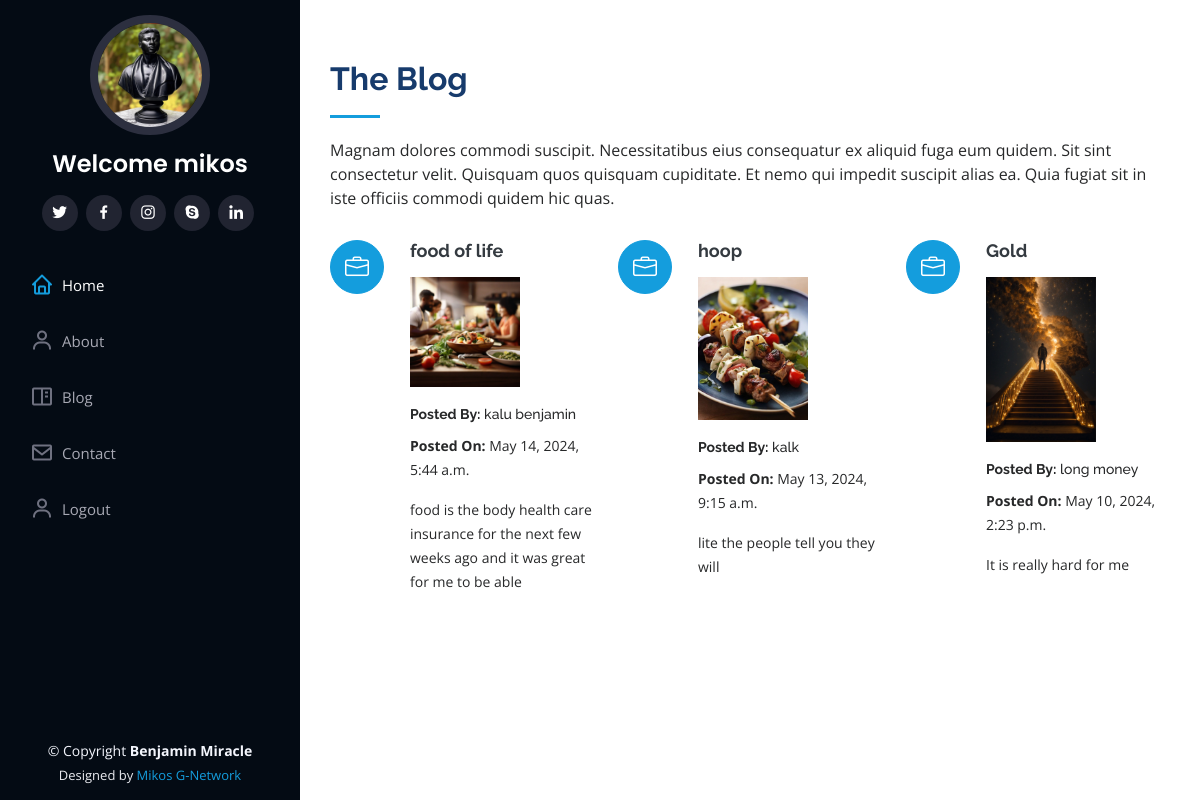
The app's page /blog (signed in) with its own data.
### portfolio/models.py (models this page shows, shortened)
class Blogs(models.Model):
    title=models.CharField(max_length=60)
    description=models.TextField()
    authname=models.CharField(max_length=15)
    img=models.ImageField(upload_to='blog',blank=True, null=True)
    timeStamp=models.DateTimeField(auto_now_add=True)

### portfolio/views.py (the view)
# urls.py: path('blog', views.handleblog, name="handleblog"),
def handleblog(request):
    posts=Blogs.objects.all()
    context={"posts": posts}
    return render(request, "blog.html", context)

### templates/blog.html (shortened to what this page needs)
{% extends "basic.html" %}
{% block body %}
  {% load static %}
    <section id="services" class="services">
        <div class="container">
          <div class="section-title">
            <h2>The Blog</h2>
            <p>Magnam dolores commodi suscipit. Necessitatibus eius consequatur ex aliquid fuga eum quidem.
                Sit sint consectetur velit. Quisquam quos quisquam cupiditate. Et nemo qui impedit suscipit
                alias ea. Quia fugiat sit in iste officiis commodi quidem hic quas.</p>
          </div>
          <div class="row">
            {% for post in posts reversed %}
                <div class="col-lg-4 col-md-6 icon-box" data-aos="fade-up">
                  <div class="icon"><i class="bi bi-briefcase"></i></div>
                  <h4 class="title"><a href=""> {{post.title}}</a></h4>
                  <div class="col-lg-5 title" data-aos="fade-right">
                    <img src="{{post.img.url}}" class="img-fluid" alt="no-image">
                  </div>
                  <h6 class="description"><b>Posted By:</b>  {{post.authname}}</h6>
                  <p class="description"><b>Posted On:</b>  {{post.timeStamp}}</p>
                  <p class="description">  {{post.description}}</p>
                </div>
            {% endfor %}
          </div>
        </div>
      </section>
{% endblock body %}

### templates/basic.html (shortened to what this page needs)
{% load static %}
<!DOCTYPE html>
<html lang="en">
<head>
  <link href="{% static 'assets/vendor/aos/aos.css' %}" rel="stylesheet">
  <link href="{% static 'assets/vendor/bootstrap/css/bootstrap.min.css'%}" rel="stylesheet">
  <link href="{% static 'assets/vendor/bootstrap-icons/bootstrap-icons.css'%}" rel="stylesheet">
  <link href="{% static 'assets/vendor/boxicons/css/boxicons.min.css'%}" rel="stylesheet">
  <link href="{% static 'assets/vendor/glightbox/css/glightbox.min.css'%}" rel="stylesheet">
  <link href="{% static 'assets/vendor/swiper/swiper-bundle.min.css'%}" rel="stylesheet">
  <link href="{% static 'assets/css/style.css'%}" rel="stylesheet">
</head>
<body>
  <header id="header">
    <div class="d-flex flex-column">
      <div class="profile">
        <img src="{% static 'assets/img/IMG_0468.PNG'%}" alt="" class="img-fluid rounded-circle">
        <h1 class="text-light"><a href="index.html">Welcome {{user.username}}</a></h1>
        <div class="social-links mt-3 text-center">
          <a href="#" class="twitter"><i class="bx bxl-twitter"></i></a>
          <a href="#" class="facebook"><i class="bx bxl-facebook"></i></a>
          <a href="#" class="instagram"><i class="bx bxl-instagram"></i></a>
          <a href="#" class="google-plus"><i class="bx bxl-skype"></i></a>
          <a href="#" class="linkedin"><i class="bx bxl-linkedin"></i></a>
        </div>
      </div>
      <nav id="navbar" class="nav-menu navbar">
        <ul>
          <li><a href="/" class="nav-link scrollto active"><i class="bx bx-home"></i> <span>Home</span></a></li>
          <li><a href="/about" class="nav-link scrollto"><i class="bx bx-user"></i> <span>About</span></a></li>
          <li><a href="/blog" class="nav-link scrollto"><i class="bx bx-book-content"></i> <span>Blog</span></a></li>
          <li><a href="/contact" class="nav-link scrollto"><i class="bx bx-envelope"></i> <span>Contact</span></a></li>
          {% if not request.user.is_authenticated %}
            <li><a href="/auth/signup" class="nav-link scrollto"><i class="bx bx-user"></i> <span>Signup</span></a></li>
            <li><a href="/auth/login" class="nav-link scrollto"><i class="bx bx-user"></i> <span>Login</span></a></li>
          {% else %}
            <li><a href="/auth/logout" class="nav-link scrollto"><i class="bx bx-user"></i> <span>Logout</span></a></li>
          {% endif %}
        </ul>
      </nav>
    </div>
  </header>
  <main id="main">
    {% block body %}
    {% endblock body %}
  </main>
  <footer id="footer">
    <div class="container">
      <div class="copyright">
        &copy; Copyright <strong><span>Benjamin Miracle</span></strong>
      </div>
      <div class="credits">
        Designed by <a href="https://bootstrapmade.com/">Mikos G-Network</a>
      </div>
    </div>
  </footer>
</body>
</html>

### static/assets/css/style.css (style rules this page uses)
body { font-family: "Open Sans", sans-serif; color: #272829; }
a { color: #149ddd; text-decoration: none; }
h1, h2, h3, h4, h5, h6 { font-family: "Raleway", sans-serif; }
#header { position: fixed; top: 0; left: 0; bottom: 0; width: 300px; transition: all ease-in-out 0.5s; z-index: 9997; transition: all 0.5s; padding: 0 15px; background: #040b14; overflow-y: auto; }
#header .profile img { margin: 15px auto; display: block; width: 120px; border: 8px solid #2c2f3f; }
#header .profile h1 { font-size: 24px; margin: 0; padding: 0; font-weight: 600; -moz-text-align-last: center; text-align-last: center; font-family: "Poppins", sans-serif; }
#header .profile h1 a, #header .profile h1 a:hover { color: #fff; text-decoration: none; }
#header .profile .social-links a { font-size: 18px; display: inline-block; background: #212431; color: #fff; line-height: 1; padding: 8px 0; margin-right: 4px; border-radius: 50%; text-align: center; width: 36px; height: 36px; transition: 0.3s; }
#main { margin-left: 300px; }
.container, .container-fluid { padding-left: 30px; padding-right: 30px; }
.nav-menu { padding: 30px 0 0 0; }
.nav-menu * { margin: 0; padding: 0; list-style: none; }
.nav-menu>ul>li { position: relative; white-space: nowrap; }
.nav-menu a, .nav-menu a:focus { display: flex; align-items: center; color: #a8a9b4; padding: 12px 15px; margin-bottom: 8px; transition: 0.3s; font-size: 15px; }
.nav-menu a i, .nav-menu a:focus i { font-size: 24px; padding-right: 8px; color: #6f7180; }
.nav-menu a:hover, .nav-menu .active, .nav-menu .active:focus, .nav-menu li:hover>a { text-decoration: none; color: #fff; }
.nav-menu a:hover i, .nav-menu .active i, .nav-menu .active:focus i, .nav-menu li:hover>a i { color: #149ddd; }
section { padding: 60px 0; overflow: hidden; }
.section-title { padding-bottom: 30px; }
.section-title h2 { font-size: 32px; font-weight: bold; margin-bottom: 20px; padding-bottom: 20px; position: relative; color: #173b6c; }
.section-title h2::after { content: ""; position: absolute; display: block; width: 50px; height: 3px; background: #149ddd; bottom: 0; left: 0; }
.section-title p { margin-bottom: 0; }
.services .icon-box { margin-bottom: 20px; }
.services .icon { float: left; display: flex; align-items: center; justify-content: center; width: 54px; height: 54px; background: #149ddd; border-radius: 50%; transition: 0.5s; border: 1px solid #149ddd; }
.services .icon i { color: #fff; font-size: 24px; line-height: 0; }
.services .title { margin-left: 80px; font-weight: 700; margin-bottom: 15px; font-size: 18px; }
.services .title a { color: #343a40; }
.services .description { margin-left: 80px; line-height: 24px; font-size: 14px; }
#footer { padding: 15px; color: #f4f6fd; font-size: 14px; position: fixed; left: 0; bottom: 0; width: 300px; z-index: 9999; background: #040b14; }
#footer .copyright { text-align: center; }
#footer .credits { padding-top: 5px; text-align: center; font-size: 13px; color: #eaebf0; }

### records on screen
Blogs: title "food of life", img (placeholder picture), authname "kalu benjamin", timeStamp "May 14, 2024, 5:44 a.m.", description "food is the body health care insurance for the next few weeks ago and it was great for me to be able"
Blogs: title "hoop", img (picture), authname "kalk", timeStamp "May 13, 2024, 9:15 a.m.", description "lite the people tell you they will"
Blogs: title "Gold", img (picture), authname "long money", timeStamp "May 10, 2024, 2:23 p.m.", description "It is really hard for me"

### other values on screen
{{ user.username }} "mikos"
